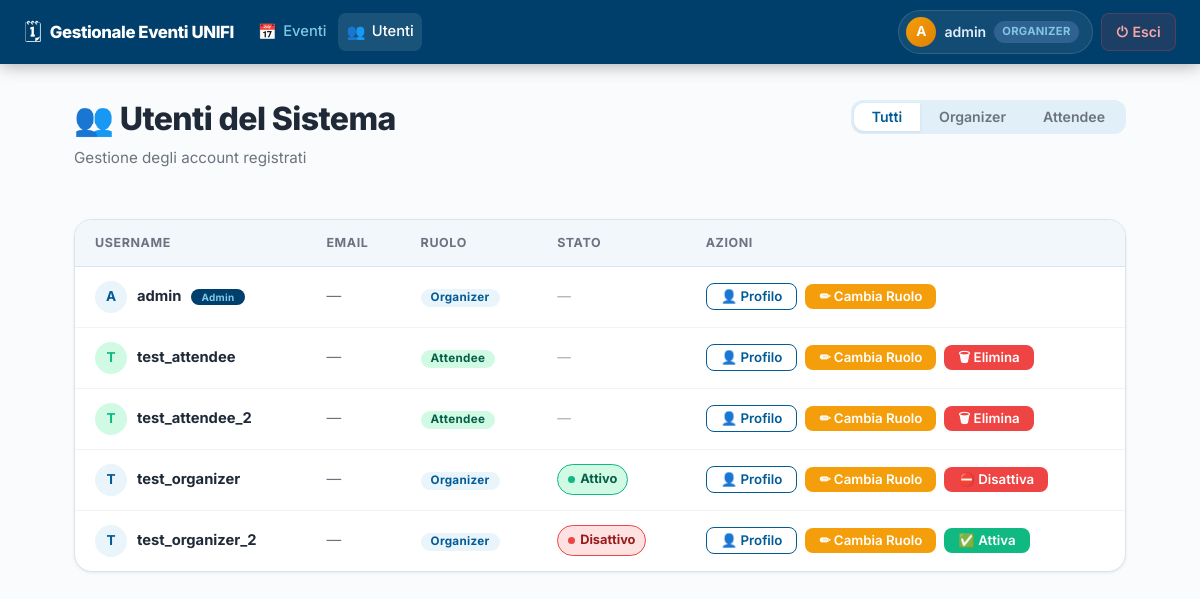
/users/lista/ (signed in), run on the app's committed database.
### users/models.py (models this page shows, shortened)
class CustomUser(AbstractUser):
    RUOLO_CHOICES = [
        ('ORGANIZER', 'Organizzatore'),
        ('ATTENDEE', 'Partecipante'),
    ]
    ruolo = models.CharField(max_length=20, choices=RUOLO_CHOICES, default='ATTENDEE')
    telefono = models.CharField(max_length=15, blank=True, null=True)
    organizer_attivo = models.BooleanField(default=True)

### users/views.py (the view)
# urls.py: path('lista/', UserListView.as_view(), name='lista_utenti'),
class UserListView(LoginRequiredMixin, ListView):
    model = CustomUser
    template_name = 'users/lista_utenti.html'
    context_object_name = 'utenti'
    def get_queryset(self):
        user = self.request.user
        qs = CustomUser.objects.all().order_by('username')
        if user.ruolo == 'ATTENDEE' and not user.is_superuser:
            return qs.filter(ruolo='ATTENDEE')
        ruolo_filter = self.request.GET.get('ruolo', '')
        if ruolo_filter in ('ORGANIZER', 'ATTENDEE'):
            qs = qs.filter(ruolo=ruolo_filter)
        return qs[:20]
    def get_context_data(self, **kwargs):
        context = super().get_context_data(**kwargs)
        context['ruolo_filter'] = self.request.GET.get('ruolo', '')
        return context

### users/templates/users/lista_utenti.html (shortened to what this page needs)
{% extends 'events/base.html' %}
{% load static %}
{% block nav_active_utenti %}active{% endblock %}
{% block content %}
<div class="page-header d-flex flex-wrap justify-content-between align-items-start gap-3">
    <div>
        <h1 class="page-title">👥 Utenti del Sistema</h1>
        <p class="page-subtitle">Gestione degli account registrati</p>
    </div>
    {% if user.ruolo == 'ORGANIZER' or user.is_superuser %}
    <div class="view-toggle btn-group" role="group">
        <a href="?" class="view-toggle-btn btn {% if not ruolo_filter %}active{% endif %}">
            Tutti
        </a>
        <a href="?ruolo=ORGANIZER" class="view-toggle-btn btn {% if ruolo_filter == 'ORGANIZER' %}active{% endif %}">
            Organizer
        </a>
        <a href="?ruolo=ATTENDEE" class="view-toggle-btn btn {% if ruolo_filter == 'ATTENDEE' %}active{% endif %}">
            Attendee
        </a>
    </div>
    {% endif %}
</div>
<div class="table-wrapper">
    <table>
        <thead>
            <tr>
                <th>Username</th>
                <th>Email</th>
                <th>Ruolo</th>
                {% if user.ruolo == 'ORGANIZER' or user.is_superuser %}
                <th>Stato</th>
                {% endif %}
                <th>Azioni</th>
            </tr>
        </thead>
        <tbody>
            {% for utente in utenti %}
            <tr>
                <td>
                    <div style="display:flex; align-items:center; gap:10px;">
                        <div style="width:32px; height:32px; border-radius:50%;
                                    background:{% if utente.ruolo == 'ORGANIZER' %}var(--color-primary-light){% else %}var(--color-success-light){% endif %};
                                    color:{% if utente.ruolo == 'ORGANIZER' %}var(--color-primary){% else %}var(--color-success){% endif %};
                                    font-weight:700; display:flex; align-items:center;
                                    justify-content:center; font-size:.85rem; flex-shrink:0;">
                            {{ utente.username|slice:":1"|upper }}
                        </div>
                        <strong>{{ utente.username }}</strong>
                        {% if utente.is_superuser %}
                        <span class="badge" style="background:#003F6B;color:#7EC8E3;font-size:.68em;">Admin</span>
                        {% endif %}
                    </div>
                </td>
                <td style="color:var(--text-secondary);">{{ utente.email|default:"—" }}</td>
                <td>
                    {% if utente.ruolo == 'ORGANIZER' %}
                    <span class="badge badge-organizer">Organizer</span>
                    {% else %}
                    <span class="badge badge-attendee">Attendee</span>
                    {% endif %}
                </td>
                {% if user.ruolo == 'ORGANIZER' or user.is_superuser %}
                <td>
                    {% if utente.ruolo == 'ORGANIZER' and not utente.is_superuser %}
                        {% if utente.organizer_attivo %}
                        <span style="display:inline-flex;align-items:center;gap:5px;
                                     background:var(--color-success-light);color:#065F46;
                                     font-weight:700;font-size:.8rem;padding:4px 10px;
                                     border-radius:999px;border:1px solid var(--color-success);">
                            <span style="width:7px;height:7px;border-radius:50%;background:var(--color-success);display:inline-block;"></span>
                            Attivo
                        </span>
                        {% else %}
                        <span style="display:inline-flex;align-items:center;gap:5px;
                                     background:var(--color-danger-light);color:#991B1B;
                                     font-weight:700;font-size:.8rem;padding:4px 10px;
                                     border-radius:999px;border:1px solid var(--color-danger);">
                            <span style="width:7px;height:7px;border-radius:50%;background:var(--color-danger);display:inline-block;"></span>
                            Disattivo
                        </span>
                        {% endif %}
                    {% else %}
                    <span style="color:var(--text-muted);font-size:.85rem;">—</span>
                    {% endif %}
                </td>
                {% endif %}
                <td>
                    <div style="display:flex; gap:8px; flex-wrap:wrap; align-items:center;">
                        <a href="{% url 'dettaglio_profilo' utente.pk %}" class="btn btn-sm btn-outline">
                            👤 Profilo
                        </a>
                        {% if user.ruolo == 'ORGANIZER' or user.is_superuser %}
                        <a href="{% url 'organizer_modifica_utente' utente.pk %}" class="btn btn-sm"
                           style="background:var(--color-warning);color:white;">
                            ✏ Cambia Ruolo
                        </a>
                        {% if user.is_superuser and utente.ruolo == 'ORGANIZER' and not utente.is_superuser %}
                        <form action="{% url 'toggle_organizer_stato' utente.pk %}" method="post" style="margin:0;">
                            {% if utente.organizer_attivo %}
                            <button type="submit" class="btn btn-sm btn-danger"
                                    onclick="return confirm('Disattivare {{ utente.username }}? Non potrà più accedere.')">
                                ⛔ Disattiva
                            </button>
                            {% else %}
                            <button type="submit" class="btn btn-sm btn-success"
                                    onclick="return confirm('Attivare {{ utente.username }}?')">
                                ✅ Attiva
                            </button>
                            {% endif %}
                        </form>
                        {% endif %}
                        {% if utente.ruolo == 'ATTENDEE' and user != utente and not utente.is_superuser %}
                        <form action="{% url 'admin_elimina_utente' utente.pk %}" method="post" style="margin:0;"
                              onsubmit="return confirm('Eliminare {{ utente.username }}? Azione irreversibile.')">
                            <button type="submit" class="btn btn-sm btn-danger">🗑 Elimina</button>
                        </form>
                        {% endif %}
                        {% endif %}
                    </div>
                </td>
            </tr>
            {% endfor %}
        </tbody>
    </table>
</div>
{% endblock %}

### events/templates/events/base.html (shortened to what this page needs)
{% load static %}
<!DOCTYPE html>
<html lang="it">
<head>
    <link href="https://cdn.jsdelivr.net/npm/bootstrap@5.3.3/dist/css/bootstrap.min.css" rel="stylesheet">
    <link rel="stylesheet" href="https://cdn.jsdelivr.net/npm/bootstrap-icons@1.11.3/font/bootstrap-icons.min.css">
    <link rel="stylesheet" href="{% static 'events/css/style.css' %}?v=3">
</head>
<body>
    <nav class="navbar navbar-expand-md navbar-dark fixed-top px-3 px-md-4" id="main-navbar">
        <div class="navbar-brand d-flex align-items-center gap-2">
            <span class="navbar-logo">🗓</span>
            <span class="navbar-title">Gestionale Eventi UNIFI</span>
        </div>
        <div class="collapse navbar-collapse" id="navbarContent">
            <ul class="navbar-nav me-auto gap-1 mt-2 mt-md-0">
                <li class="nav-item">
                    <a href="{% url 'lista_eventi' %}" class="nav-link {% block nav_active_eventi %}{% endblock %}">
                        <span class="nav-icon">📅</span> Eventi
                    </a>
                </li>
                <li class="nav-item">
                    <a href="{% url 'lista_utenti' %}" class="nav-link {% block nav_active_utenti %}{% endblock %}">
                        <span class="nav-icon">👥</span> Utenti
                    </a>
                </li>
            </ul>
            <div class="d-flex align-items-center gap-2 mt-3 mt-md-0 mb-2 mb-md-0">
                <a href="{% url 'dettaglio_profilo' user.pk %}" class="nav-user-badge" id="nav-profile-link">
                    <span class="nav-avatar">{{ user.username|slice:":1"|upper }}</span>
                    <span class="nav-username">{{ user.username }}</span>
                    <span class="nav-role-chip">{{ user.ruolo }}</span>
                </a>
                <form action="{% url 'logout' %}" method="post" class="m-0">
                    <button type="submit" class="nav-logout-btn" id="nav-logout-btn">
                        <span>⏻</span> Esci
                    </button>
                </form>
            </div>
        </div>
    </nav>
    <div class="page-wrapper">
        {% block content %}{% endblock %}
    </div>
</body>
</html>

### data on the page
CustomUser: username "A", username "admin", ruolo "ORGANIZER", is_superuser "Admin", email "—", shows "Organizer", shows "✏ Cambia Ruolo"
CustomUser: username "T", username "test_attendee", email "—", ruolo "Attendee"
CustomUser: username "T", username "test_attendee_2", email "—", ruolo "Attendee"
CustomUser: username "T", username "test_organizer", email "—", ruolo "Organizer"
CustomUser: username "T", username "test_organizer_2", email "—", ruolo "Organizer"
